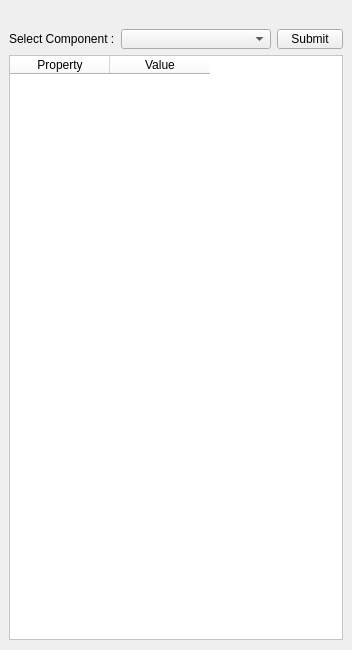
<?xml version="1.0" encoding="UTF-8"?>
<ui version="4.0">
 <class>Form</class>
 <widget class="QWidget" name="Form">
  <property name="geometry">
   <rect>
    <x>0</x>
    <y>0</y>
    <width>352</width>
    <height>650</height>
   </rect>
  </property>
  <property name="sizePolicy">
   <sizepolicy hsizetype="Expanding" vsizetype="Expanding">
    <horstretch>0</horstretch>
    <verstretch>0</verstretch>
   </sizepolicy>
  </property>
  <property name="minimumSize">
   <size>
    <width>350</width>
    <height>500</height>
   </size>
  </property>
  <property name="maximumSize">
   <size>
    <width>3500</width>
    <height>5000</height>
   </size>
  </property>
  <property name="windowTitle">
   <string>Form</string>
  </property>
  <widget class="QWidget" name="widget" native="true">
   <property name="geometry">
    <rect>
     <x>9</x>
     <y>9</y>
     <width>334</width>
     <height>631</height>
    </rect>
   </property>
   <layout class="QVBoxLayout" name="verticalLayout">
    <item>
     <spacer name="verticalSpacer">
      <property name="orientation">
       <enum>Qt::Vertical</enum>
      </property>
      <property name="sizeType">
       <enum>QSizePolicy::Fixed</enum>
      </property>
      <property name="sizeHint" stdset="0">
       <size>
        <width>20</width>
        <height>20</height>
       </size>
      </property>
     </spacer>
    </item>
    <item>
     <layout class="QHBoxLayout" name="horizontalLayout">
      <item>
       <widget class="QLabel" name="label_6">
        <property name="sizePolicy">
         <sizepolicy hsizetype="Expanding" vsizetype="Fixed">
          <horstretch>0</horstretch>
          <verstretch>0</verstretch>
         </sizepolicy>
        </property>
        <property name="minimumSize">
         <size>
          <width>0</width>
          <height>20</height>
         </size>
        </property>
        <property name="maximumSize">
         <size>
          <width>16777215</width>
          <height>30</height>
         </size>
        </property>
        <property name="text">
         <string>Select Component :</string>
        </property>
       </widget>
      </item>
      <item>
       <widget class="QComboBox" name="comboBox">
        <property name="sizePolicy">
         <sizepolicy hsizetype="Expanding" vsizetype="Fixed">
          <horstretch>0</horstretch>
          <verstretch>0</verstretch>
         </sizepolicy>
        </property>
        <property name="minimumSize">
         <size>
          <width>150</width>
          <height>20</height>
         </size>
        </property>
        <property name="maximumSize">
         <size>
          <width>450</width>
          <height>20</height>
         </size>
        </property>
       </widget>
      </item>
      <item>
       <widget class="QPushButton" name="pushButton_3">
        <property name="sizePolicy">
         <sizepolicy hsizetype="Expanding" vsizetype="Fixed">
          <horstretch>0</horstretch>
          <verstretch>0</verstretch>
         </sizepolicy>
        </property>
        <property name="minimumSize">
         <size>
          <width>50</width>
          <height>20</height>
         </size>
        </property>
        <property name="maximumSize">
         <size>
          <width>250</width>
          <height>20</height>
         </size>
        </property>
        <property name="text">
         <string>Submit</string>
        </property>
       </widget>
      </item>
     </layout>
    </item>
    <item>
     <widget class="QTableWidget" name="tableWidget">
      <property name="sizePolicy">
       <sizepolicy hsizetype="Expanding" vsizetype="Expanding">
        <horstretch>0</horstretch>
        <verstretch>0</verstretch>
       </sizepolicy>
      </property>
      <property name="minimumSize">
       <size>
        <width>325</width>
        <height>0</height>
       </size>
      </property>
      <property name="maximumSize">
       <size>
        <width>3200</width>
        <height>5000</height>
       </size>
      </property>
      <property name="layoutDirection">
       <enum>Qt::LeftToRight</enum>
      </property>
      <property name="autoFillBackground">
       <bool>true</bool>
      </property>
      <property name="styleSheet">
       <string notr="true">alternate-background-color:rgb(255, 170, 127) ;
background-color: white;
</string>
      </property>
      <property name="columnCount">
       <number>2</number>
      </property>
      <column>
       <property name="text">
        <string>Property</string>
       </property>
      </column>
      <column>
       <property name="text">
        <string>Value</string>
       </property>
      </column>
     </widget>
    </item>
   </layout>
  </widget>
 </widget>
 <resources/>
 <connections/>
</ui>
